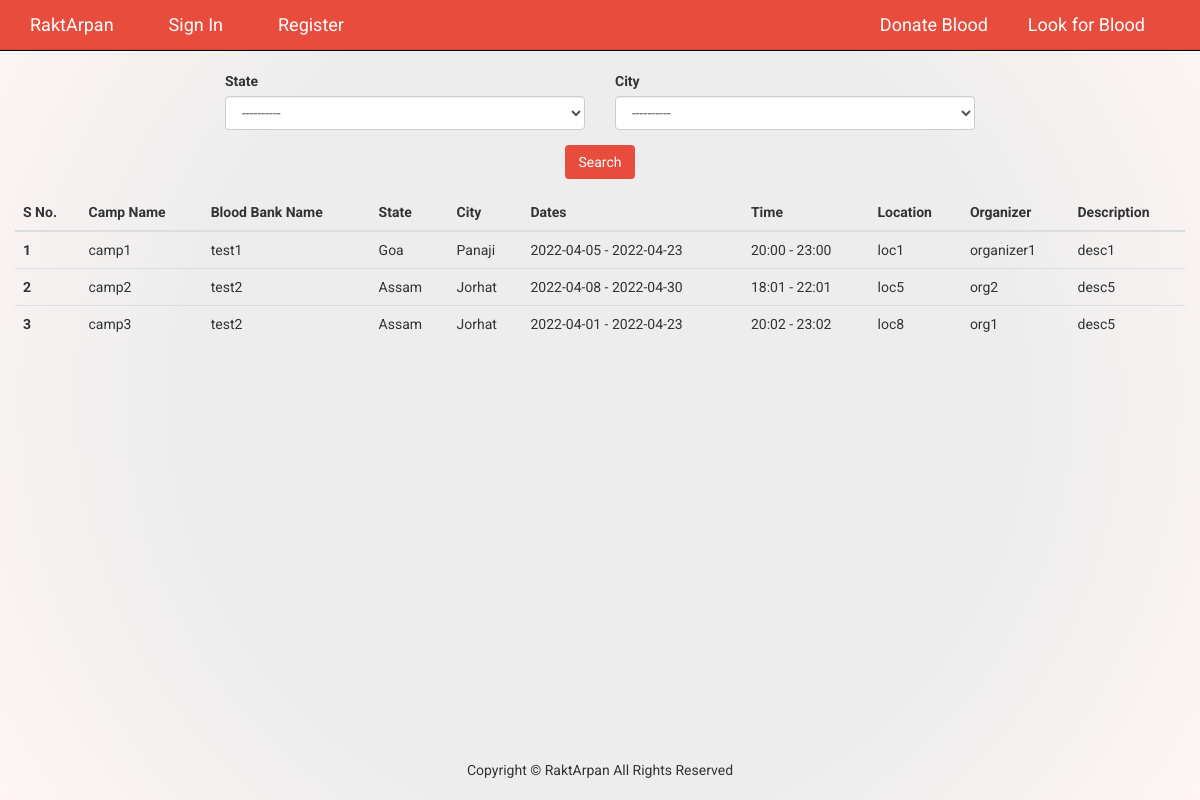
Before: /user/donateBlood with the older database file.
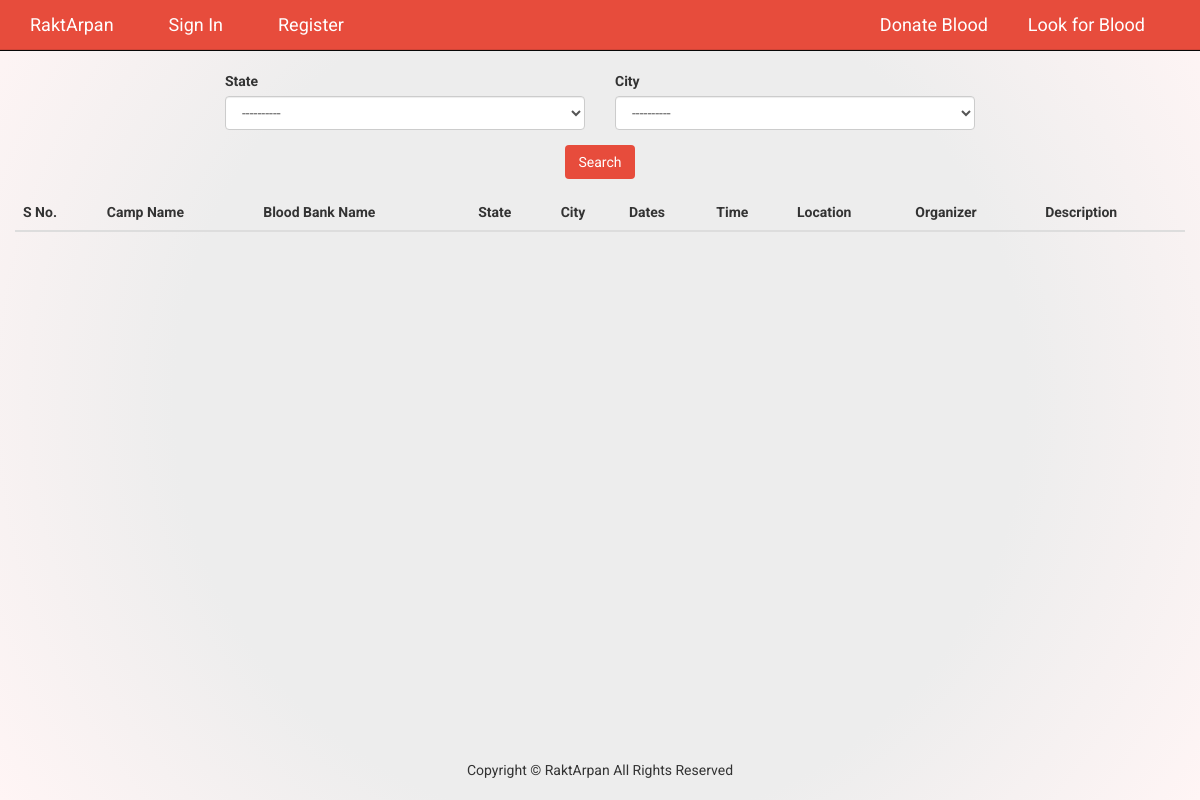
After: the same page with the newer database file.
### user/models.py (models this page shows, shortened)
class BloodCamp(models.Model):
    camp_id = models.AutoField(primary_key=True)
    user = models.ForeignKey(User, null=True, on_delete=models.CASCADE)
    name = models.CharField(max_length=100, default="N/A", null=True, blank=False)
    organizer = models.CharField(max_length=100, default="N/A", null=True, blank=False)
    start_date = models.CharField(max_length=30, default="N/A", null=True, blank=False)
    end_date = models.CharField(max_length=30, default="N/A", null=True, blank=False)
    start_time = models.CharField(max_length=30, default="N/A", null=True, blank=False)
    end_time = models.CharField(max_length=30, default="N/A", null=True, blank=False)
    location = models.CharField(max_length=100, default="N/A", null=True, blank=False)
    description = models.CharField(max_length=400, default="N/A", null=True, blank=False)

class User(models.Model):
    user_id = models.AutoField(primary_key=True)
    blood_bank_name = models.CharField(max_length=120, blank=False)
    username = models.CharField(max_length=40, unique=True, blank=False)
    email = models.EmailField(max_length=100, unique=True, blank=False)
    password = models.CharField(max_length=100, blank=False)
    contact = models.CharField(max_length=10, default="N/A", blank=False)
    address = models.CharField(max_length=400, default="N/A", blank=False)
    roles = models.CharField(max_length=20, default="N/A", blank=False) #blood_bank : for role based restriction
    state = models.ForeignKey(State, on_delete=models.CASCADE,null=True,  default = None)
    city = models.ForeignKey(City, on_delete=models.CASCADE, null=True, default = None)

class State(models.Model):
    state_id = models.AutoField(primary_key=True)
    name = models.CharField(max_length=30, blank=False)

class City(models.Model):
    city_id = models.AutoField(primary_key=True)
    name = models.CharField(max_length=30, blank=False)
    state = models.ForeignKey(State, null=True,on_delete=models.CASCADE)

### user/views.py (the view)
# urls.py: path("donateBlood",views.donateBlood, name="donateBlood"),
def donateBlood(request):
    data = {"items": [],
            "states": State.objects.all(),
            "start": 1}
    if request.method == "GET":
        state_ = request.GET.get("state")
        city_ = request.GET.get("city")
        logger.info(f"{state_} {city_}")
        state_object = -1
        city_object = -1
        for t in State.objects.all():
            if t.name == state_:
                state_object = t
                break
        for c in City.objects.all():
            if c.name == city_:
                city_object = c
                break
        logger.info(f"{state_object} {city_object}")
        count = 1
        for camp in BloodCamp.objects.all():
            if (state_object == -1 or camp.user.state == state_object) and (city_object == -1 or camp.user.city == city_object):
                data["items"].append({
                    's_no': count,
                    'camp_name': camp.name,
                    'blood_bank_name': camp.user.blood_bank_name,
                    'start_date': camp.start_date,
                    'end_date': camp.end_date,
                    'start_time': camp.start_time,
                    'end_time': camp.end_time,
                    'location': camp.location,
                    'description': camp.description,
                    'organizer': camp.organizer,
                    'state': camp.user.state.name,
                    'city': camp.user.city.name,
                })
                count += 1
        return render(request, "donateBlood.html",data)

### user/templates/donateBlood.html (shortened to what this page needs)
<!DOCTYPE html>
<html>
    <head>
		{% load static %}
		<link href="{% static 'css/bootstrap.min.css' %}" rel="stylesheet">
		<link href="{% static 'css/index.css' %}" rel="stylesheet">
	</head>
	<body>
        <div class="navbar navbar-inverse navbar-fixed-top">
            <div class="container">
                <div class="navbar-header">
                    <a class="navbar-brand" href="/user/">RaktArpan</a>
                    <a class="navbar-brand" href="/user/loginpage" style="margin-left: 25px;">Sign In</a>
                    <a class="navbar-brand" href="/user/signup" style="margin-left: 25px;">Register</a>
                </div>
                <div class="collapse navbar-collapse" id="myNavbar">
                    <ul class="nav navbar-nav navbar-right">
                        <a class="navbar-brand" href="/user/donateBlood" style="margin-right: 25px;">Donate Blood</a>
                        <a class="navbar-brand" href="/user/searchBlood" style="margin-right: 25px;">Look for Blood</a>
                    </ul>
                </div>
            </div>
        </div>
       <div class="container container-fluid">
            <div class="row">
                <form method="get" action="donateBlood">
                    <div class="form-row">
                        <div class="form-group col-md-offset-2 col-md-4">
                            <label for="state">State</label>
                            <select id="select_state" class="form-control" name="state">
                                <option value=''>----------</option>
                            </select>
                        </div>
                        <div class="form-group col-md-4">
                            <label for="city">City</label>
                            <select name ="city" id="select_city" class="form-control">
                                <option value=''>----------</option>
                            </select>
                        </div>
                        <div class="col-md-offset-4 col-md-4 form-group" align="center">
                            <button type="submit" class="btn">Search</button>
                        </div>
                    </div>
                </form>
            </div>
                    <div class="row">
                        <div class="col-12 col-xl-8 mb-4 mb-lg-0">
                            <div class="card">
                                <div class="card-body">
                                    <div class="table-responsive">
                                        <table class="table">
                                            <thead>
                                                <tr>
                                                    <th scope="col">S No.</th>
                                                    <th scope="col">Camp Name</th>
                                                    <th scope="col">Blood Bank Name</th>
                                                    <th scope="col">State</th>
                                                    <th scope="col">City</th>
                                                    <th scope="col">Dates</th>
                                                    <th scope="col">Time</th>
                                                    <th scope="col">Location</th>
                                                    <th scope="col">Organizer</th>
                                                    <th scope="col">Description</th>
                                                </tr>
                                            </thead>
                                            <tbody>
                                                {% for item in items %}
                                                <tr>
                                                    <th>{{ item.s_no }}</th>
                                                    <td>{{ item.camp_name }}</td>
                                                    <td>{{ item.blood_bank_name }}</td>
                                                    <td>{{ item.state }}</td>
                                                    <td>{{ item.city }}</td>
                                                    <td>{{ item.start_date }} - {{ item.end_date }}</td>
                                                    <td>{{ item.start_time }} - {{ item.end_time }}</td>
                                                    <td>{{ item.location }}</td>
                                                    <td>{{ item.organizer }}</td>
                                                    <td>{{ item.description }}</td>
                                                </tr>
                                                {% endfor %}
                                            </tbody>
                                        </table>
                                    </div>
                            </div>
                        </div>
                    </div>
            <div class="push"></div>
        </div>
		<footer class = "navbar-fixed-bottom">
            <div class="container">
                <center>
                    <p>
                        Copyright &copy; RaktArpan All Rights Reserved
                    </p>
                </center>
            </div>
        </footer>
	</body>
</html>

### user/static/css/index.css (style rules this page uses)
html, body { width: 100%; height: 100%; margin: 0; font-family: 'Roboto', sans-serif; }
a { text-decoration: none; background-color: transparent; color: #444040; }
footer { background-color: none; color: #333; padding: 10px 0; height: 50px; width: 100%; }
footer, .push { height: 50px; }

### user/templates/donateBlood.html (style rules this page uses)
body { background: rgb(237,237,237); background: radial-gradient(circle, rgba(237,237,237,1) 59%, rgba(255,245,245,1) 100%); }
.navbar { box-shadow: inset 0 -1px 0 rgba(0, 0, 0, .1); }
@media (min-width: 767.98px) { .navbar { top: 0; position: sticky; z-index: 999; } }
.btn { background-color: #E74C3C; color: #fff; }
.navbar-inverse { background-color: #E74C3C; }
.navbar-inverse .navbar-brand { color: #fff; }

Changed rows visible on the page:
removed BloodCamp: camp_name "camp1", start_date "2022-04-05", end_date "2022-04-23", start_time "20:00", end_time "23:00", location "loc1", organizer "organizer1", description "desc1"
removed User: blood_bank_name "test1"
removed State: state "Goa"
removed City: city "Panaji"
removed BloodCamp: camp_name "camp2", start_date "2022-04-08", end_date "2022-04-30", start_time "18:01", end_time "22:01", location "loc5", organizer "org2", description "desc5"
removed User: blood_bank_name "test2" "test2"
removed State: state "Assam" "Assam"
removed City: city "Jorhat" "Jorhat"
removed BloodCamp: camp_name "camp3", start_date "2022-04-01", end_date "2022-04-23", start_time "20:02", end_time "23:02", location "loc8", organizer "org1", description "desc5"
Other visible differences:
list line gone: "1 - -"
list line gone: "2 - -"
list line gone: "3 - -"
